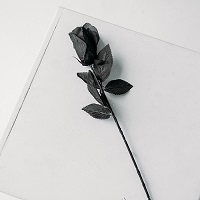
#> input picture rebot_study_cv/pic/rose200x200.jpg, 200 x 200 px, found by its file name
$ jupyter execute chapter4_blur.ipynb   (shell and % lines are left out)   (older library calls are emulated)
#> lines starting #> are read from the running program, lines starting #| are printed output that depends on the picture
## 0. 教程大纲

### 0.1 卷积
```python
cv.filter2D(img, -1, kernel)
```

### 0.2 均值模糊
```python
cv.blur(img, (5,5))
cv.boxFilter(img, -1, (5,5))
```

### 0.3 中值滤波
```python
cv.medianBlur(img, 3)
```

### 0.4 高斯模板
```python
cv.GaussianBlur(img, (5,5), sigma)
```

### 0.5 双边滤波
```python
cv.bilateralFilter(img, -1, sigmaColor=50, sigmaSpace=3)
```

[cell 1]
import cv2 as cv
import numpy as np
import matplotlib.pyplot as plt

[cell 2]
def show(img):
    if img.ndim == 2:
        plt.imshow(img, cmap='gray')
    else:
        img = cv.cvtColor(img, cv.COLOR_BGR2RGB)
        plt.imshow(img)
    plt.show()

## * 二维高斯分布

$$
G(x,y,\sigma) = \frac{1}{2\pi\sigma^2}e^{-\frac{x^2 + y^2}{2\sigma^2}}
$$

[cell 3]
import numpy as np
import matplotlib.pyplot as plt
from mpl_toolkits.mplot3d import Axes3D


sigma = 50

# x,y = np.mgrid[-2:2:0.05,-2:2:0.05]
x,y = np.mgrid[-100:100:1,-100:100:1]

z = 1/(2 * np.pi * (sigma**2)) * np.exp(-(x**2+y**2)/(2 * sigma**2))


fig = plt.figure()
ax = Axes3D(fig)
ax.plot_surface(x, y, z, rstride=1, cstride=1, cmap='jet',alpha = 0.8)

# [4 lines of commented-out code are left out]
plt.show()

## 4 模糊化

[cell 4]
img = cv.imread('pic/rose200x200.jpg', 0)
#> img: shape (200, 200); min 0, max 255, mean 207.4
show(img)

### 4.1 自定义滤波器

[cell 5]
kernel = np.ones((5,5), dtype=np.float32)
kernel /= kernel.sum()

img_filter = cv.filter2D(img, -1, kernel)
show(np.hstack([img, img_filter]))

### 4.2 均值模糊

[cell 6]
img_mblur = cv.blur(img, (5,5)) #, borderType=cv.BORDER_CONSTANT
show(np.hstack([img, img_mblur]))

[cell 7]
img_gnoise = cv.imread('pic/rose_gaussiannoise_200x200.jpg', 0)
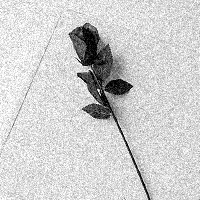
#> input picture rebot_study_cv/资料/数字图像处理-代码/scripts/pic/rose_gaussiannoise_200x200.jpg, 200 x 200 px
#> img_gnoise is the input picture: shape (200, 200); min 0, max 255, mean 206.9
img_mblur = cv.blur(img_gnoise, (5,5)) #, borderType=cv.BORDER_CONSTANT
show(np.hstack([img, img_gnoise, img_mblur]))

[cell 8]
cv.imwrite("pic/rose_remove_gnoise.jpg", np.hstack([img, img_gnoise, img_mblur]))
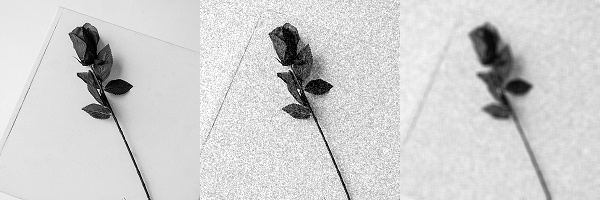
#> saved as rose_remove_gnoise.jpg: shape (200, 600); min 0, max 255, mean 207
#> Out = True

[cell 9]
img_spnoise = cv.imread('pic/rose_spnoise_200x200.jpg', 0)
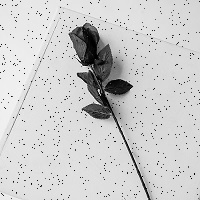
#> input picture rebot_study_cv/资料/数字图像处理-代码/scripts/pic/rose_spnoise_200x200.jpg, 200 x 200 px
#> img_spnoise is the input picture: shape (200, 200); min 0, max 255, mean 204.3
img_mblur = cv.blur(img_spnoise, (5,5)) #, borderType=cv.BORDER_CONSTANT
show(np.hstack([img, img_spnoise, img_mblur]))

[cell 10]
cv.imwrite("pic/rose_remove_spnoise.jpg", np.hstack([img, img_spnoise, img_mblur]))
#> Out = True

### 4.3 Gaussian模糊

[cell 11]
img_gblur1 = cv.GaussianBlur(img_spnoise, (5,5), 0.5)
img_gblur2 = cv.GaussianBlur(img_spnoise, (5,5), 10)
show(np.hstack([img_spnoise, img_gblur1]))
show(np.hstack([img_spnoise, img_gblur2]))

### 4.4 中值模糊

[cell 12]
img_blur1 = cv.medianBlur(img_gnoise, 3)
img_blur2 = cv.medianBlur(img_spnoise, 3)
show(np.hstack([img_gnoise, img_blur1]))
show(np.hstack([img_spnoise, img_blur2]))

[cell 13]
cv.imwrite("pic/rose_gnoise_median.jpg", np.hstack([img, img_gnoise, img_blur1]))
cv.imwrite("pic/rose_spnoise_median.jpg", np.hstack([img, img_spnoise, img_blur2]))
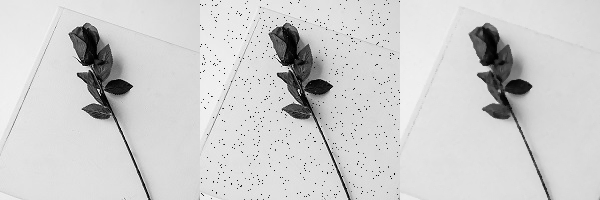
#> saved as rose_spnoise_median.jpg: shape (200, 600); min 0, max 255, mean 206.4
#> Out = True

## 附：添加噪声

[cell 14]
#### 1. 椒盐噪声
def salt_pepper_noise(img, ratio=0.02):
#> called with ratio = 0.02
    img = img.copy()
    for _ in range(int(img.size * ratio)):
        i = np.random.randint(0, img.shape[0])
        j = np.random.randint(0, img.shape[1])
        img[i,j] = np.random.randint(0, 100)
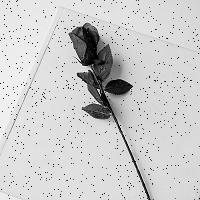
#> img: shape (200, 200); min 0, max 255, mean 204.3
    print(img.min())
#| 0
    return img

img = cv.imread('pic/rose200x200.jpg', 0)
img_sp = salt_pepper_noise(img)
show(np.hstack([img, img_sp]))
#> in show (call 10), `plt.show()`:
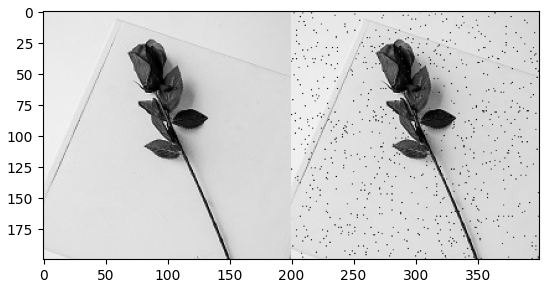
#> figure drawn by matplotlib, 1 panel

[cell 15]
cv.imwrite('pic/rose_spnoise_200x200.jpg', img_sp)
#> Out = True

[cell 16]
def gaussian_noise(img, mean=0, var=20):
#> called with mean = 0, var = 20
    noise = np.random.normal(mean, var, img.shape)
    img = img.astype(np.float) + noise
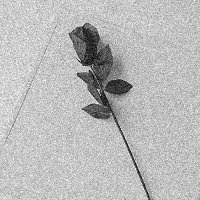
#> img: shape (200, 200) float64; min -51.62, max 302.4, mean 207.4; drawn with min black and max white
    return img

[cell 17]
img = cv.imread('pic/rose200x200.jpg', 0)
img_ga = gaussian_noise(img)
show(np.hstack([img, img_ga]))

[cell 18]
# img = cv.imread('pic/rose_gaussiannoise_200x200.jpg')
img = cv.imread('pic/beer.jpg')
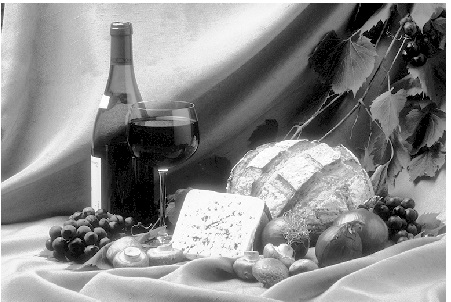
#> input picture rebot_study_cv/资料/数字图像处理-代码/scripts/pic/beer.jpg, 451 x 302 px
#> img is the input picture: shape (302, 451, 3); min 0, max 255, mean 139.7

show(img)

img2 = cv.bilateralFilter(img, 11, sigmaColor=50, sigmaSpace=3)
show(img2)

### 双边滤波实现

[cell 19]
def get_c(sigmad, n):
    C = np.zeros((n, n))
    center = np.array([n//2, n//2])
    for i in range(n):
        for j in range(n):
            cur = np.array([i, j])
            C[i, j] = np.exp(-0.5 * (
                np.linalg.norm(cur - center)/sigmad
               )**2
            )
    C /= C.sum()
    return C

def get_s(part, sigmar, n):
    part = np.float64(part)
    S = np.exp(-0.5 * ((part - part[n//2, n//2])/sigmar)**2)
    S /= S.sum()
    return S

[cell 20]

img = cv.imread('pic/beer.jpg', 0)
#> img: shape (302, 451); min 0, max 255, mean 139.7
img2 = cv.bilateralFilter(img, 11, sigmaColor=50, sigmaSpace=3)
#> img2: shape (302, 451)

sigmad = 3  # sigmaSpace
sigmar = 50 # sigmaColor

n = 11

h, w = img.shape
#> h = 302; w = 451
img3 = np.ones_like(img, dtype=np.float64)

C = get_c(sigmad, n)

for i in range(n//2, h-n//2):
    for j in range(n//2, w-n//2):
        part = img[i-n//2:i-n//2+n, j-n//2:j-n//2+n]
        S = get_s(part, sigmar, n)
        K = C * S
        K /= K.sum()
        img3[i, j] = (K * part).sum()

# img3 = img3.astype(np.uint8)

show(img3)

[cell 21]
img3.dtype

[cell 22]
show(img3.astype(np.uint8))

[cell 23]
show(img2)

[cell 24]
show(np.hstack([img, img2, img3]))

[cell 25]
cv.imwrite('test/bilateral_filter.jpg', np.hstack([img, img2, img3]).astype(np.uint8))
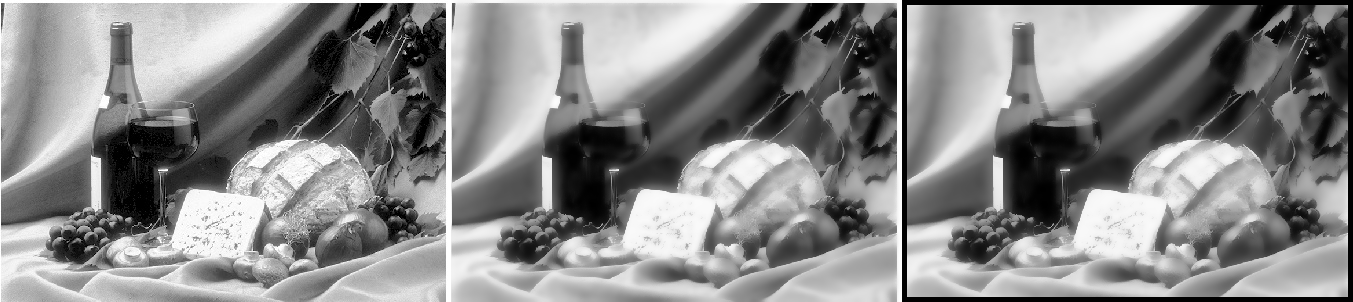
#> saved as bilateral_filter.jpg: shape (302, 1353); min 0, max 255, mean 135.7
#> Out = True

[cell 26]
ss = 100
part = img[ss:ss+n, ss:ss+n]
show(part)

[cell 27]
part

[cell 28]
part.astype(np.int) - part[5,5]

[cell 29]
S = get_s(part, sigmar, n=11)
show(S)
#> in show (call 19), `plt.show()`:
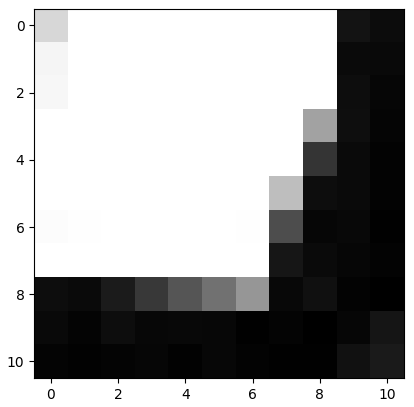
#> figure drawn by matplotlib, 1 panel
